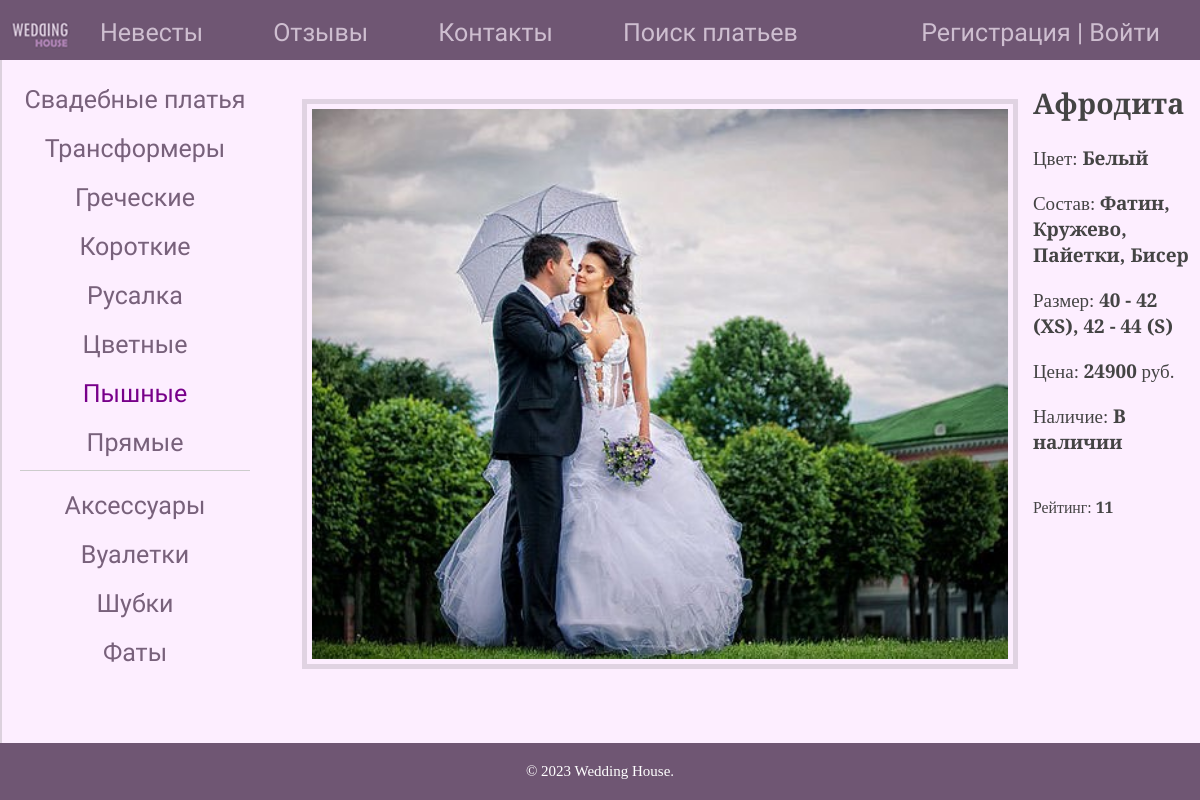
Page /look_dress/afrodita/ on the earlier database version.
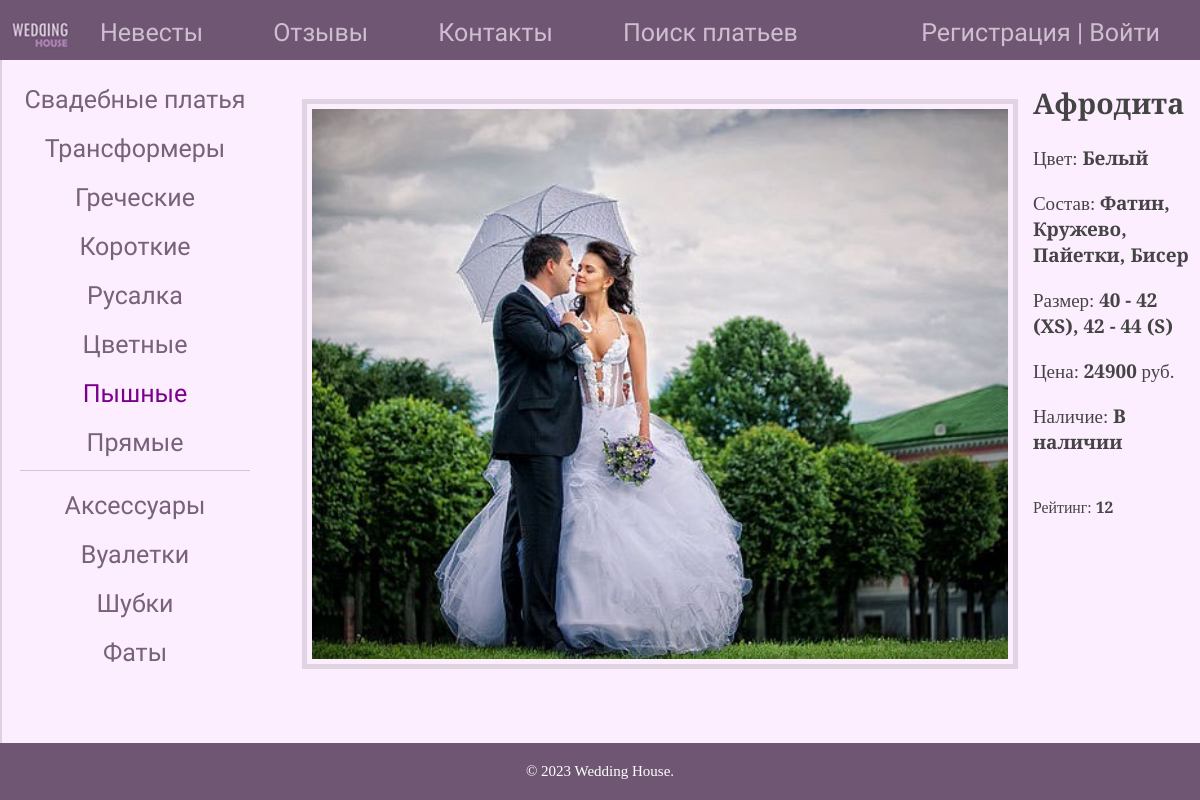
Same page on the later database version.
### dress/models.py (models this page shows, shortened)
class DressCategory(models.Model):
    name = models.CharField(max_length=255, db_index=True, verbose_name='Категория')
    slug = models.SlugField(max_length=255, unique=True, verbose_name='URL')
    def get_absolute_url(self):
        return reverse('dresses_category', kwargs={'cat_slug': self.slug})
    class Meta:
        verbose_name = 'Категория'
        verbose_name_plural = 'Категории'
        ordering = ['id', 'name']

class DressImage(models.Model):
    title = models.CharField(max_length=255, verbose_name='Название')
    photo = models.ImageField(upload_to='photos/dresses/%Y/%m/%d', verbose_name='Фотография')
    dress_photo = models.ForeignKey(Dress, on_delete=models.CASCADE, related_name='photos',
                                    verbose_name='Синхронизация')
    class Meta:
        verbose_name = 'Фотография'
        verbose_name_plural = 'Фотографии'
        ordering = ['id', 'title']

class Dress(models.Model):
    title = models.CharField(max_length=255, verbose_name='Название')
    slug = models.SlugField(max_length=255, unique=True, verbose_name='URL')
    color = models.ManyToManyField(Color, verbose_name='Цвет')
    textile = models.ManyToManyField(Textile, verbose_name='Ткань')
    size = models.ManyToManyField(Size, verbose_name='Размер')
    price = models.PositiveIntegerField(default=0, verbose_name='Цена')
    availability = models.CharField(max_length=13, choices=AVAILABILITY, verbose_name='Наличие')
    main_photo = models.ImageField(upload_to='photos/dresses/main/%Y/%m/%d', default=True,
                                   verbose_name='Главная фотография')
    is_published = models.BooleanField(default=True, verbose_name='Публикация')
    cat = models.ForeignKey('DressCategory', on_delete=models.PROTECT, verbose_name='Категория')
    rating = models.IntegerField(default=0, verbose_name='Рейтинг')
    def __str__(self):
        return self.title
    class Meta:
        verbose_name = 'Свадебное платье'
        verbose_name_plural = 'Свадебные платья'
        ordering = ['title', 'price']

class Color(models.Model):
    color = models.CharField(max_length=15, choices=COLORS, verbose_name='Цвет')
    def __str__(self):
        return self.color
    class Meta:
        verbose_name = 'Цвет'
        verbose_name_plural = 'Цвета'

class Textile(models.Model):
    textile = models.CharField(max_length=10, choices=TEXTILE, verbose_name='Ткань')
    def __str__(self):
        return self.textile
    class Meta:
        verbose_name = 'Ткань'
        verbose_name_plural = 'Ткани'

class Size(models.Model):
    size = models.CharField(max_length=12, choices=DIMENSIONS, verbose_name='Размер')
    def __str__(self):
        return self.size
    class Meta:
        verbose_name = 'Размер'
        verbose_name_plural = 'Размеры'

### accessory/models.py (models this page shows, shortened)
class AccessoryCategory(models.Model):
    name = models.CharField(max_length=255, db_index=True, verbose_name='Категория')
    slug = models.SlugField(max_length=255, unique=True, verbose_name='URL')
    def get_absolute_url(self):
        return reverse('accessories_category', kwargs={'acat_slug': self.slug})
    class Meta:
        verbose_name = 'Категория'
        verbose_name_plural = 'Категории'
        ordering = ['id', 'name']

### dress/views.py (the view)
# urls.py: path('look_dress/<slug:dress_slug>/', LookDress.as_view(), name='look_dress'),
class LookDress(DetailView):
    model = Dress
    template_name = 'dress/dress.html'
    slug_url_kwarg = 'dress_slug'
    context_object_name = 'dress'
    def get_context_data(self, **kwargs):
        context = super().get_context_data(**kwargs)
        context['menu'] = menu
        context['title'] = context['dress']
        context['cat_selected'] = context['dress'].cat_id
        return context

### dress/templatetags/main_tags.py (called while the page is built)
@register.inclusion_tag('dress/list_dresses_categories.html')
def show_dresses_categories(sort=None, cat_selected=0):
    if not sort:
        return DressCategory.objects.all()
    else:
        dcatg = DressCategory.objects.extra(select={'length': 'Length(name)'}).order_by('-length')
    return {'dcatg': dcatg, 'cat_selected': cat_selected}

@register.inclusion_tag('accessory/list_accessories_categories.html')
def show_accessories_categories(sort=None, acat_selected=0):
    if not sort:
        return AccessoryCategory.objects.all()
    else:
        acatg = AccessoryCategory.objects.extra(select={'length': 'Length(name)'}).order_by('-length')
    return {'acatg': acatg, 'acat_selected': acat_selected}

### dress/templates/dress/dress.html (shortened to what this page needs)
{% extends 'dress/default.html' %}
{% load static %}
{% block content %}
    {% if dress.photos %}
        {% for p in dress.photos.all %}
            <img id="scale" src="{{ p.photo.url }}" style="padding-right: 5px;padding-top: 5px;padding-left: 5px;padding-bottom: 5px;margin-left: 0px;margin-right: 15px;margin-top: 15px;">
        {% endfor %}
    {% endif %}
            <h2>{{ dress.title }}</h2>
            <p>Цвет: <b>{{ dress.color.all | join:', ' }}</b></p>
            <p>Состав: <b>{{ dress.textile.all | join:', ' }}</b></p>
            <p>Размер: <b>{{ dress.size.all | join:', ' }}</b></p>
            <p>Цена: <b>{{ dress.price }}</b> руб.</p>
            <p>Наличие: <b>{{ dress.availability }}</b></p><br>
            <small class="text-muted">Рейтинг: <b>{{ dress.rating }}</b></small>
<br>
<br>
{% endblock %}

### dress/templates/dress/default.html (shortened to what this page needs)
{% load static %}
{% load main_tags %}
{% load cache %}
<!DOCTYPE html>
<html>
<head>
	<link type="text/css" href="{% static 'dress/css/style.css' %}" rel="stylesheet" />
</head>
<body>
<table class="table-page" border=0 cellpadding="0" cellspacing="0">
<tr><td valign=top>
{% block mainmenu %}
		<div class="header">
			<ul id="mainmenu" class="mainmenu">
			<li class="logo"><a href="{% url 'home' %}"><div class="logo"></div></a></li>
		{% cache 300 brides %}
			<li class="selected"><a href="{% url 'brides' %}">Невесты</a></li>
		{% endcache %}
			<li class="selected"><a href="{% url 'reviews' %}">Отзывы</a></li>
		{% cache 300 contacts and search %}
			<li class="selected"><a href="{% url 'contacts' %}">Контакты</a></li>
			<li class="selected"><a href="{% url 'dresses_search' %}">Поиск платьев</a></li>
		{% endcache %}
		{% if not user.is_authenticated %}
			<li class="last selected"><a href="{% url 'account_signup' %}">Регистрация</a> | <a href="{% url 'account_login' %}">Войти</a> </li>
		{% else %}
			<li class="last selected"><a href="{% url 'account_logout' %}">{{ user.username }}, Выйти</a> </li>
		{% endif %}
			</ul>
		</div>
{% endblock mainmenu %}
<table class="table-content" border=0 cellpadding="0" cellspacing="0">
<tr>
	<td valign="top" class="left-chapters">
	<ul id="leftchapters">
	{% if cat_selected == 0 %}
			<li class="selected">Свадебные платья</li>
	{% else %}
		<li><a href="{% url 'home' %}">Свадебные платья</a></li>
	{% endif %}
{% show_dresses_categories 'name' cat_selected %}
	<hr style="height:1px;border:none;color:#ccc;background-color:#ccc;" />
	{% if acat_selected == 0 %}
			<li class="selected">Аксессуары</li>
	{% else %}
		<li><a href="{% url 'accessories' %}">Аксессуары</a></li>
	{% endif %}
{% show_accessories_categories 'name' acat_selected %}
	</ul>
</td>
<td valign="top" class="content">
	<div class="content-text">
{% block content %}
{% endblock %}
	</div>
</td></tr></table>
</td></tr>
<tr><td valign=top>
	<div id="footer">
		{% cache 300 footer %}
		<p>&copy; 2023 Wedding House.</p>
		{% endcache %}
	</div>
</td></tr></table>
</body>
</html>

### dress/templates/dress/list_dresses_categories.html
{% for c in dcatg %}
	{% if c.pk == cat_selected %}
		<li class="selected">{{ c.name }}</li>
	{% else %}
		<li><a href="{{ c.get_absolute_url }}">{{ c.name }}</a></li>
	{% endif %}
{% endfor %}

### accessory/templates/accessory/list_accessories_categories.html
{% for c in acatg %}
	{% if c.pk == acat_selected %}
		<li class="selected">{{ c.name }}</li>
	{% else %}
		<li><a href="{{ c.get_absolute_url }}">{{ c.name }}</a></li>
	{% endif %}
{% endfor %}

### dress/static/dress/css/style.css (style rules this page uses)
html, body { font-family: Lobster, cursive, Merriweather, serif, TimesNewRoman, Times New Roman, Times, Baskerville, Georgia, serif; margin: 0px; padding: 0px; height: 100%; width: 100%; color: #444; }
a { color: #78617b; text-decoration: none; -webkit-transition: all 1s ease; }
img { height: 550px; border: 5px solid #e0d3e2; float: inline-start; }
.table-page { width: 100%; height: 100%; vertical-align: top; }
.table-page tr { height: 100%; }
.header { height: 60px; }
.logo { background: url('../images/logo.png') no-repeat 10px 5px; width: 70px; height: 60px; }
ul.mainmenu { list-style: none; margin: 0px; padding: 0px; height: 60px; color: #cebed0; font-size: 25px; overflow: hidden; width: 100%; position: fixed; background: #6f5673; }
ul.mainmenu li { float: left; margin: 18px 40px 0px 30px; }
ul.mainmenu li.logo { margin: 0px; }
ul.mainmenu li.last { float: right; }
ul.mainmenu li a { color: #cebed0; text-decoration: none; -webkit-transition: all 1s ease; }
.table-content { width: 100%; min-height: 100%; height: 100%; }
.selected { transition: 1s; text-align: center; }
.left-chapters { margin: 0px; background: #fdeeff; border-right: 2px solid #dcd1dd; min-height: 100%; }
.left-chapters ul { width: 230px; min-height: 100%; margin: 0px; padding: 5px 20px 20px 20px; list-style: none; font-size: 25px; text-align: center; position: fixed; }
.left-chapters ul li { margin: 20px 0px 0px 0px; color: #999; }
.left-chapters ul li.selected { color: #78008a; }
.left-chapters ul li a { color: #78617b; text-decoration: none; -webkit-transition: all 1s ease; }
.content { padding: 0px 0px 25px 290px; width: 100%; box-sizing: border-box; background: #fdeeff; }
.content-text { margin: 20px 10px 10px 10px; color: #444; font-size: 19px; font-family: Merriweather, serif, TimesNewRoman, Times New Roman, Times, Baskerville, Georgia, serif; }
#footer { box-sizing: border-box; background: #6f5673; padding: 5px; color: #fff; font-size: 15px; font-family: Merriweather, serif, TimesNewRoman, Times New Roman, Times, Baskerville, Georgia, serif; text-align: center; overflow: hidden; }

Differences in the rows shown:
changed Dress "Афродита": rating "11" → "12"
